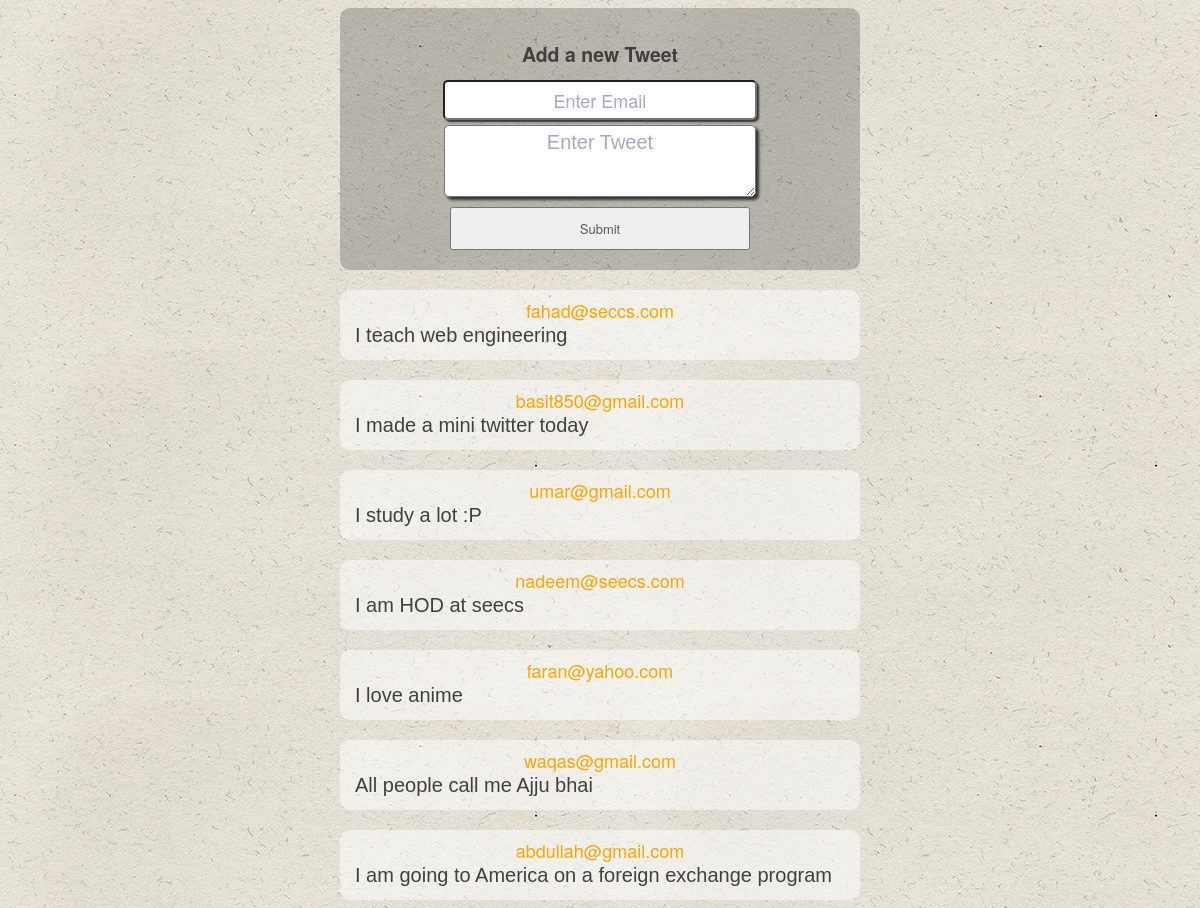
The page / on the database its author committed.
### tables this page shows
CREATE TABLE IF NOT EXISTS `tweets` (
  `id` int(11) NOT NULL,
  `email` varchar(255) NOT NULL,
  `tweets` text NOT NULL
);

### index.php (the view, shortened to what this page needs)
<?php
$link = mysql_connect('localhost', 'root', '');
$sql    = 'Select * from tweets';
$result = mysql_query($sql, $link);
?>
<!DOCTYPE html>
<html>
    <head>
        <link href="style.css" rel="stylesheet" type="text/css"/>
    </head>
    <body>
        <section class="main <?php echo !isset($result)?'center':''?>">
            <h1 class="center_heading">Add a new Tweet</h1>
             <form action="submit.php" method="post">
                <input type="email" name="email" class="email" placeholder="Enter Email" required/>
                <textarea name="tweet" class="tweet" placeholder="Enter Tweet" required></textarea>
                <input type="submit">
            </form>
        </section>
         <?php while ($row = mysql_fetch_assoc($result)) {?>
                <div class="result">
                    <div class="email" ><?php echo $row['email']; ?></div>
                    <div class="tweet" ><?php echo $row['tweets']; ?></div>
                </div>
         <?php   } ?>
    </body>
</html>

### style.css (style rules this page uses)
body { background: url('bg.jpg'); color: #404040; font-family: 'HelveticaNeue', 'Helvetica Neue', Helvetica, Arial, sans-serif; font-size: 13px; font-weight: normal; line-height: 20px; }
.center_heading { text-align: center; }
section.main { max-width: 520px; height: auto; background: rgba(0,0,0,.2); padding: 20px 40px; box-sizing: border-box; margin: auto; border-radius: 10px; }
.container, .main { width: 640px; margin-left: auto; margin-right: auto; height: 300px; }
.main { margin-top: 50px }
input { font-family: 'HelveticaNeue', 'Helvetica Neue', Helvetica, Arial, sans-serif; font-size: 13px; color: #555860; }
input[type="submit"] { display: block; margin: auto; margin-top: 10px; padding: 10px; min-width: 300px; }
.result { max-width: 500px; background: rgba(255,255,255,0.5); margin: auto; margin-top: 20px; border-radius: 10px; padding: 10px; }
.email { text-align: center; font-size: 18px; color: orange; }
.tweet { padding: 5px; font-size: 20px; font-family: helvetica; }
textarea.tweet { min-width: 300px; margin: auto; display: block; box-shadow: 3px 3px 3px #333; border-radius: 5px; padding: 5px; min-height: 60px; text-align: center; }
input.email { padding: 5px; clear: both; display: block; margin: auto; margin-bottom: 5px; border-radius: 5px; box-shadow: 2px 2px 2px#333; min-width: 300px; }

### rows shown on the page
tweets: email "fahad@seccs.com", tweets "I teach web engineering"
tweets: email "basit850@gmail.com", tweets "I made a mini twitter today"
tweets: email "umar@gmail.com", tweets "I study a lot :P"
tweets: email "nadeem@seecs.com", tweets "I am HOD at seecs"
tweets: email "faran@yahoo.com", tweets "I love anime"
tweets: email "waqas@gmail.com", tweets "All people call me Ajju bhai"
tweets: email "abdullah@gmail.com", tweets "I am going to America on a foreign exchange program"
